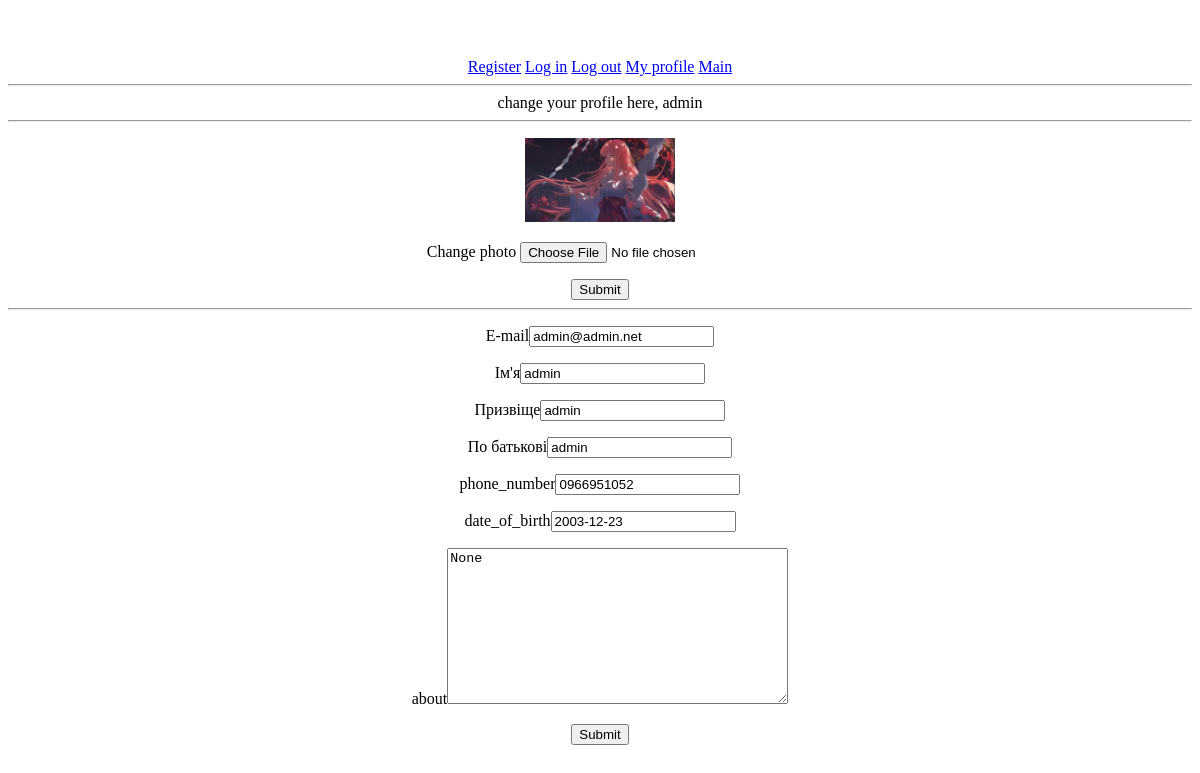
The app's page /profile/change (signed in), older data.
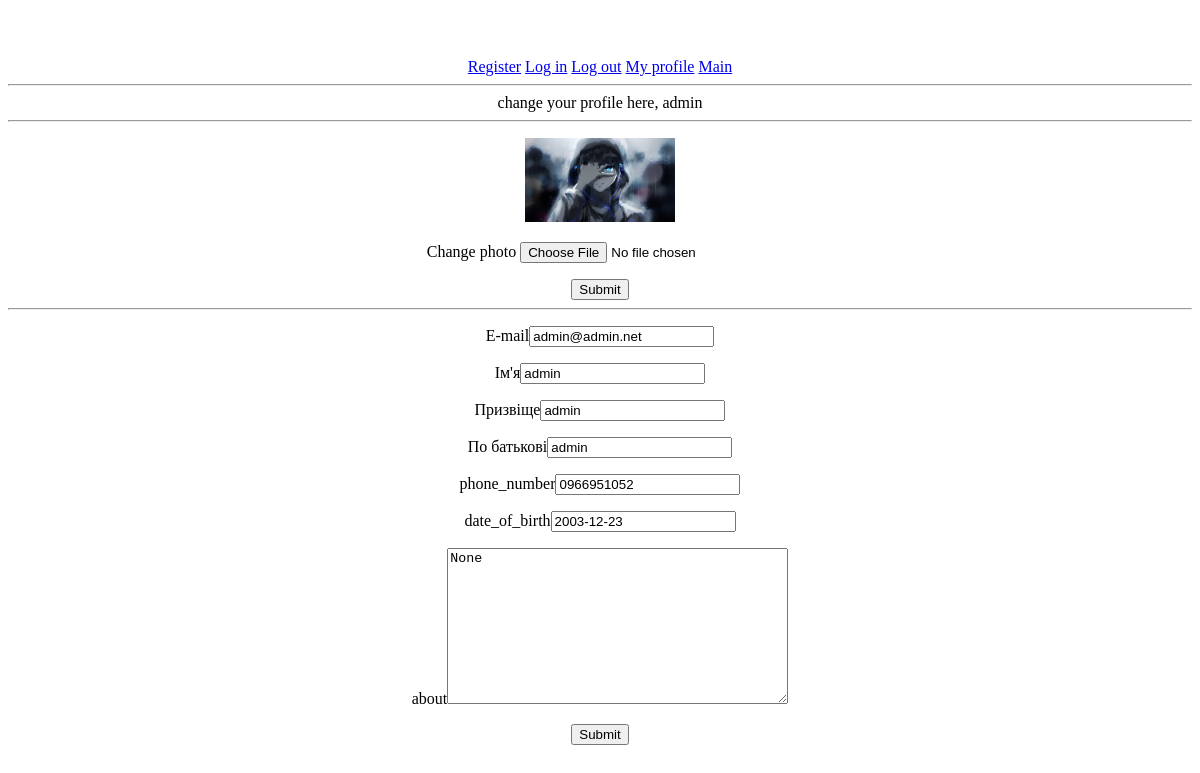
The same page, newer data.
### journal/models.py (models this page shows, shortened)
class CustomUser(AbstractBaseUser):
    name = models.CharField(max_length=15, null=False)
    surname = models.CharField(max_length=15, null=False)
    patronymic = models.CharField(max_length=15, blank=True, null=True)
    email = models.EmailField(unique=True)  # require
    phone_number = models.CharField(max_length=16, blank=True, null=True)
    avatar = models.ImageField(upload_to='user/avatar/', blank=True, null=True)
    date_of_birth = models.DateField(null=True)
    about = models.TextField(null=True)
    role = models.CharField(max_length=8, null=False, default="Other")
    is_active = models.BooleanField(default=True)
    is_staff = models.BooleanField(default=False)
    is_admin = models.BooleanField(default=False)
    USERNAME_FIELD = 'email'
    REQUIRED_FIELDS = ["name", "surname"]
    objects = CustomUserManager()

### journal/views.py (the view, shortened to what this page needs)
# urls.py: path('profile/change', change_profile, name="change_profile"),
@login_required(login_url='login')
def change_profile(request):
    context = {
        'title': 'Change profile',
        'form': UserChangeForm,
    }
    return render(request, 'journal/change_profile.html', context=context)

### journal/templatetags/date_tags.py (called while the page is built)
@register.filter(name='date_form_for_input')
def correct_date(date, date_filter=None):
    if not date:
        return '0000-00-00'
    if date_filter:
        return date.strftime(date_filter)
    return date.strftime("%Y-%m-%d")

### journal/templates/journal/change_profile.html (shortened to what this page needs)
{% extends 'journal/base.html' %}
{% load date_tags %}
{% block main %}
change your profile here, {{ user.name }}
<hr>
<p>{% if user.avatar %}<img src='{{ user.avatar.url }}' width=150>{% endif %}</p>
<form class="change-form" method="POST" enctype="multipart/form-data">
    <p>
        <label class="form-label" for="id_avatar">Change photo</label>
        <input type="file" id="id_avatar" name="avatar">
    </p>
    <button type="submit">Submit</button>
</form>
<hr>
<form class="change-form" method="POST">
    {% for f in form %}
        <p><label class="form-label" for="{{ f.id_for_label }}">{{ f.label }}</label>{{ f }}</p>
    {% endfor %}
    <button type="submit">Submit</button>
</form>
{% endblock %}

Row changes from the older to the newer data that the page shows:
changed CustomUser "admin": avatar: a different picture
